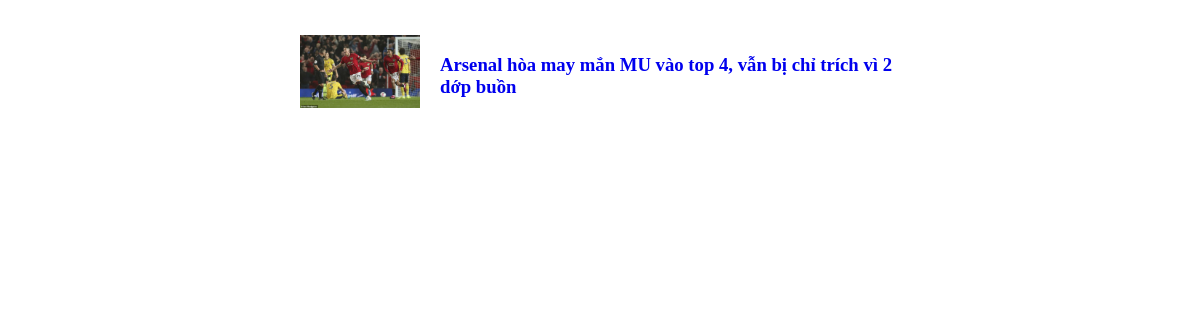
The app's page /View/index.php?id=7 with its own data.
### tables this page shows
CREATE TABLE `news` (
  `id` int(11) NOT NULL,
  `title` varchar(255) NOT NULL,
  `description` varchar(255) NOT NULL,
  `image` varchar(50) NOT NULL,
  `created_at` date NOT NULL DEFAULT current_timestamp()
);

### Model/DbConnect.php (called while the page is built)
<?php
    class DbConnect {
		public function DbConnect() {
			$conn = new mysqli('localhost','root','','exercise2');
			$conn->set_charset('utf8');
			if(mysqli_connect_errno()){
				echo "Lỗi kết nối: " . mysqli_connect_error();
				die();
			}else{
				return $conn;
			}
		}
	}
?>

### Controller/NewController.php (called while the page is built)
<?php
	require_once('../Model/NewModel.php');
	class NewController {
		public function index() {
			$listNews = new NewModel();
			if(isset($_GET['id'])){
				$arDetail = $listNews->detailNew($_GET['id']);
				return $arDetail;
			}else{
				$arNews = $listNews->listNews();
				return $arNews;
			}
		}
	}
?>

### Model/NewModel.php (called while the page is built, shortened)
<?php
require_once('DbConnect.php');
class NewModel extends DbConnect {
	protected $conn;
	public function __construct() {
		$this->conn = $this->DbConnect();
	}
	function detailNew($id) {
		$queryDetail = "SELECT * FROM news WHERE id = '{$id}'";
		$arDetail    = $this->conn->query($queryDetail);
		return $arDetail;
	}
}
?>

### View/index.php (the view, shortened to what this page needs)
<!DOCTYPE html>
<html>
<head>
	<link rel="stylesheet" type="text/css" href="../public/css/style.css">
</head>
<body>
<?php
include('../Controller/NewController.php');
$news   = new NewController();
$arNews = $news->index();
while($displayNew = mysqli_fetch_assoc($arNews)){
	$id = $displayNew['id'];
?>
<div class="index">
	<a href="?id=<?php echo $id ?>" title="">
		<img src='../public/img/<?php echo $displayNew['image'] ?>' style="width: 120px" alt="">
	</a>
	<h3><a href="detail.php?id=<?php echo $id ?> " title=""><?php echo $displayNew['title'] ?></a></h3>
</div>
<?php
} ?>
</body>
</html>

### public/css/style.css (style rules this page uses)
.index { width: 600px; position: relative; margin: 35px auto; }
.index h3 { display: inline; position: absolute; padding-left: 20px; }
.index a { text-decoration-line: none; }

### records on screen
news: image (picture), title "Arsenal hòa may mắn MU vào top 4, vẫn bị chỉ trích vì 2 dớp buồn"
